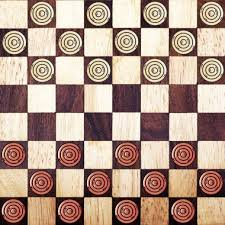
#> input picture border.jpg, 225 x 225 px
$ jupyter execute --allow-errors hough-transform.ipynb
#> lines starting #> are read from the running program, lines starting #| are printed output that depends on the picture
[cell 1]
import cv2
import numpy as np
import matplotlib.pyplot as plt

[cell 2]
border = cv2.imread('border.jpg')
#> border is the input picture: shape (225, 225, 3); mean B, G, R 136.5, 151.4, 177.1

[cell 3]
building = cv2.imread('building.jpg')

[cell 4]
def hough_transform (img):
    gray = cv2.cvtColor(img, cv2.COLOR_BGR2GRAY)
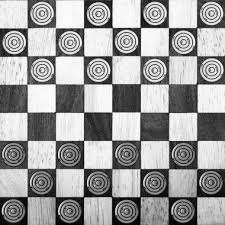
#> gray: shape (225, 225); min 0, max 254, mean 157.4
    edges = cv2.Canny(gray, 50, 150)
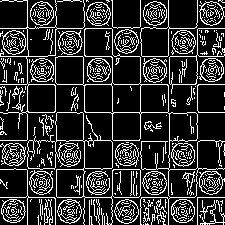
#> edges: shape (225, 225); 19.7% white in thin lines or dots
    lines = cv2.HoughLines(edges, 1, np.pi/180, 100)
#> lines = 25 rows, first 8: [84, 1.57], [197, 1.57], [56, 1.57], [112, 0], [27, 0], [112, 1.57], [197, 0], [140, 0]
    for line in lines:
        rho, theta = line[0]
        a = np.cos(theta)
        b = np.sin(theta)
        x0 = a * rho
        y0 = b * rho

        x1 = int(x0 + 1000*(-b))
        y1 = int(y0 + 1000*(a))
        x2 = int(x0 - 1000*(-b))
        y2 = int(y0 - 1000*(a))

        cv2.line(gray, (x1,y1), (x2,y2), (0,0,255), 2)
#> this loop made 25 passes
#> (rho, theta, a, b, x0, y0, x1, y1) on passes 1 to 12: (84, 1.57, -4.37e-08, 1, -3.67e-06, 84, -1000, 83), (197, 1.57, -4.37e-08, 1, -8.61e-06, 197, -1000, 196), (56, 1.57, -4.37e-08, 1, -2.45e-06, 56, -1000, 55), (112, 0, 1, 0, 112, 0, 112, 1000), (27, 0, 1, 0, 27, 0, 27, 1000), (112, 1.57, -4.37e-08, 1, -4.9e-06, 112, -1000, 111), (197, 0, 1, 0, 197, 0, 197, 1000), (140, 0, 1, 0, 140, 0, 140, 1000), (28, 1.57, -4.37e-08, 1, -1.22e-06, 28, -1000, 27), (140, 1.57, -4.37e-08, 1, -6.12e-06, 140, -1000, 139), (55, 0, 1, 0, 55, 0, 55, 1000), (168, 0, 1, 0, 168, 0, 168, 1000)
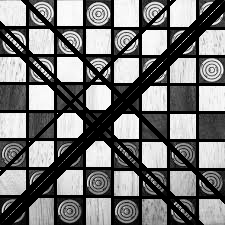
#> gray: shape (225, 225); min 0, max 254, mean 117.2

    plt.imshow(gray,cmap="gray")
